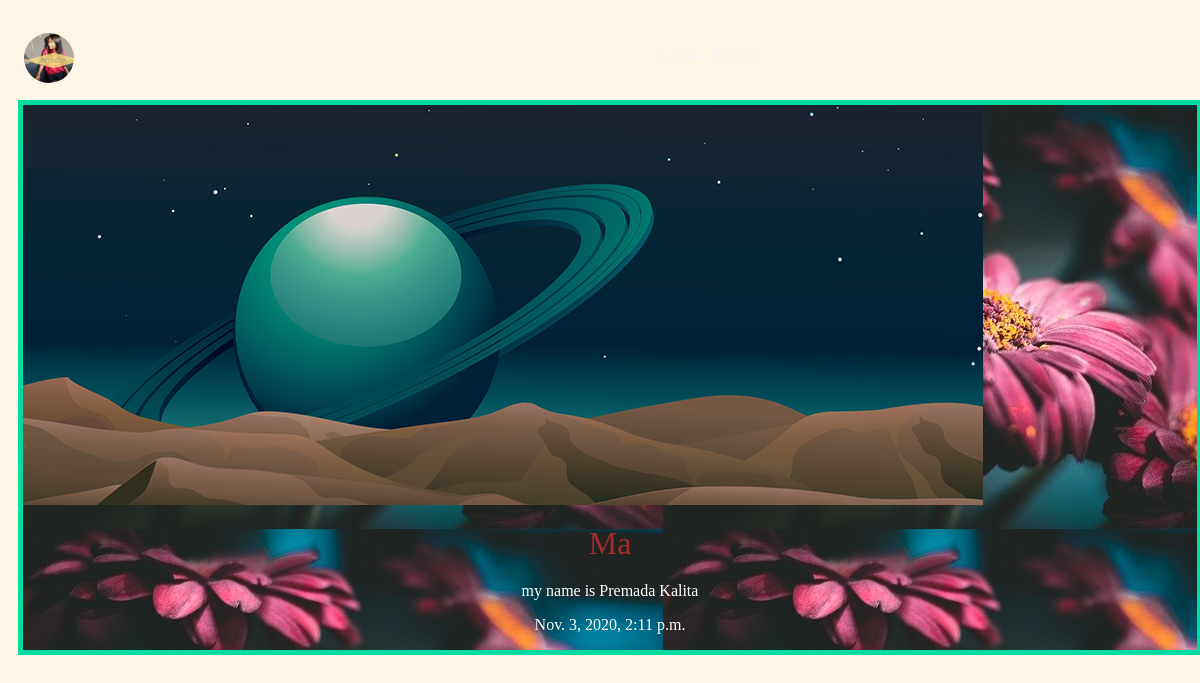
The app's page /Articles/Ma/ with its own data.
### Articles/models.py (models this page shows, shortened)
class Article(models.Model):
    title = models.CharField(max_length=100)
    body = models.TextField()
    slug = models.SlugField()
    date = models.DateTimeField(auto_now_add=True)
    thumb = models.ImageField(default='default.png', blank=True)

### Articles/views.py (the view)
# urls.py: path('<slug>/', views.article_detail, name="detail"),
def article_detail(request, slug):
    article = Article.objects.get(slug=slug)
    return render(request, 'Articles/Article_detail.html', {'article': article})

### Articles/templates/Articles/Article_detail.html
{% extends 'base.html' %}
{% block content %}
<div class="Article_detail">
    <div class="article">
        <img src="{{ article.thumb.url }}"/>
        <h2>{{ article.title }}</h2>
        <p>{{ article.body }}</p>
        <p>{{ article.date }}</p>
    </div>
</div>
{% endblock %}

### Articles/static/style.css (style rules this page uses)
body { background-color: oldlace; background-repeat: no-repeat; color: #fff; }
body * { font-family: Ubuntu; }
h1, h2, h3, h4, h5 { color: brown; font-weight: normal; margin: 0; }
.article { padding: 10px; border: 5px solid #00dba0; position: relative; padding-bottom: 40px; background-image: url(flower.jpg); }
.article h2 { font-family: 'sans-serif', serif; font-size: 1.2em; }
.article_detail .article { padding: 0; }
.article_detail .article img { max-width: 100%; }
.article_detail .article h2 { text-align: center; margin: 20px auto; font-size: 2em; }
.article_detail .article p { text-align: center; }

### records on screen
Article: thumb (placeholder picture), title "Ma", body "my name is Premada Kalita", date "Nov. 3, 2020, 2:11 p.m."
